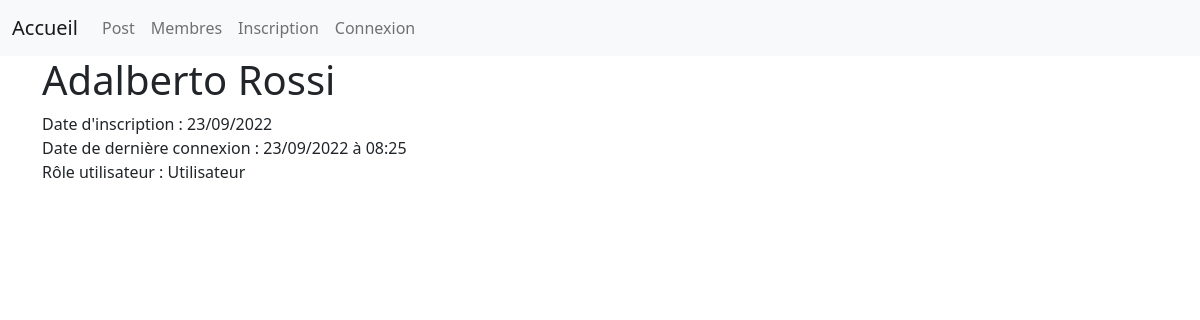
The page /Profile/voir_profil.php?id=2 on the database its author committed.
### tables this page shows
CREATE TABLE IF NOT EXISTS `utilisateur` (
  `id` int NOT NULL AUTO_INCREMENT,
  `nom` varchar(50) NOT NULL,
  `prenom` varchar(50) NOT NULL,
  `mail` varchar(255) NOT NULL,
  `pword` text NOT NULL,
  `date_creation` datetime NOT NULL,
  `date_connexion` datetime NOT NULL,
  `role` int NOT NULL DEFAULT '0',
  PRIMARY KEY (`id`)
);

### Profile/voir_profil.php (the view, shortened to what this page needs)
<?php
require_once('../include.php');
$get_id = (int) $_GET['id'];
$req = $DB->prepare("SELECT * FROM utilisateur WHERE id = ?");
$req->execute([$get_id]);
$req_user = $req->fetch();
$date = date_create($req_user['date_creation']);
$date_registration = date_format($date, 'd/m/Y');
$date = date_create($req_user['date_connexion']);
$date_connexion = date_format($date, 'd/m/Y à H:i');
switch ($req_user['role']) {
    case 0:
        $role = "Utilisateur";
        break;
}
?>
<!doctype html>
<html lang="fr">
<head>
    <?php
    require_once('../head/link.php');
    ?>
</head>
<body>
    <?php
    require_once('../menu/menu.php');
    ?>
    <div class="container">
        <div class="row">
            <div class="col-12">
                <h1> <?= $req_user['prenom'] ?> <?= $req_user['nom'] ?></h1>
                <div>
                    Date d'inscription : <?= $date_registration ?>
                </div>
                <div>
                    Date de dernière connexion : <?= $date_connexion ?>
                </div>
                <div>
                    Rôle utilisateur : <?= $role ?>
                </div>
            </div>
        </div>
    </div>
</body>
</html>

### rows shown on the page
utilisateur: prenom "Adalberto", nom "Rossi", date_creation "23/09/2022", date_connexion "23/09/2022 à 08:25", role "Utilisateur"
